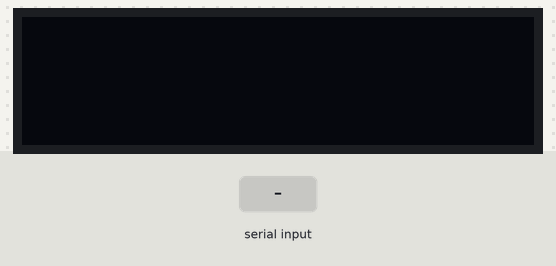
Simulated run of this sketch. Board: Arduino Uno, built with avr-gcc and run on an emulated ATmega328P. Parts: 128×32 one-colour display. Inputs (shaded band) come from the test bench. The display library's start-up logo is not drawn.

Above: at 5.2 s.
5.3 s: "1\n" received over Serial
At 6.5 s:
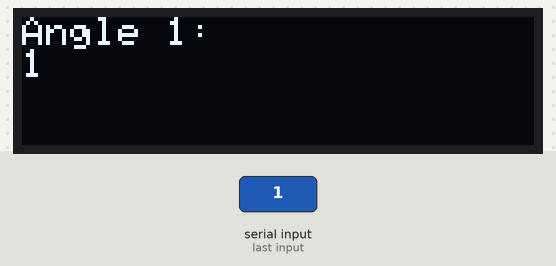
6.8 s: "0\n" received over Serial
At 7.7 s:
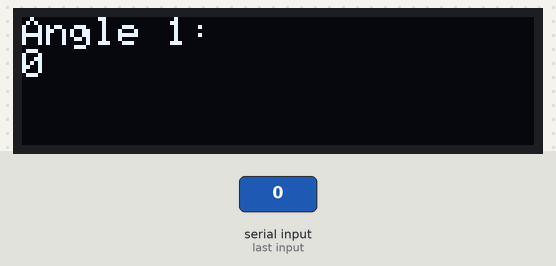
8.3 s: "2\n" received over Serial
At 8.8 s:
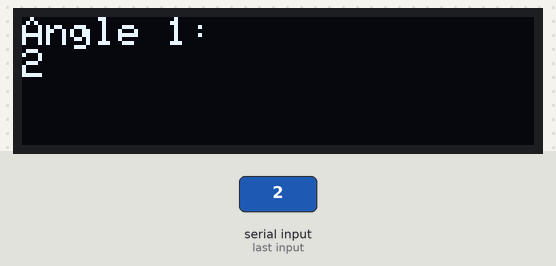
Timing chart, 0 to 11.3 s (numbered marks = the images above; inputs shaded):
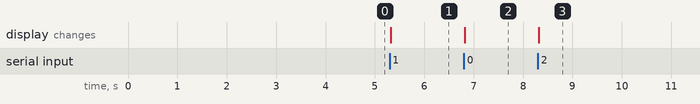

The sketch:

ssd1306_128x32_i2c_python_angle.ino
```cpp
#include <SPI.h> // SPI 라이브러리 포함
#include <Wire.h> // I2C 라이브러리 포함
#include <Adafruit_GFX.h> // Adafruit 그래픽 라이브러리 포함
#include <Adafruit_SSD1306.h> // Adafruit SSD1306 OLED 디스플레이 라이브러리 포함

#define SCREEN_WIDTH 128 // OLED 디스플레이의 너비를 128 픽셀로 정의
#define SCREEN_HEIGHT 32 // OLED 디스플레이의 높이를 32 픽셀로 정의

#define OLED_RESET     -1 // OLED 디스플레이의 리셋 핀을 정의하지 않음
#define SCREEN_ADDRESS 0x3C // OLED 디스플레이의 I2C 주소
Adafruit_SSD1306 display(SCREEN_WIDTH, SCREEN_HEIGHT, &Wire, OLED_RESET); // OLED 디스플레이 객체 생성

void setup() {
  Serial.begin(9600); // 시리얼 통신을 9600 baud로 시작

  if(!display.begin(SSD1306_SWITCHCAPVCC, SCREEN_ADDRESS)) { // 디스플레이 초기화 시도
    Serial.println(F("SSD1306 allocation failed")); // 디스플레이 초기화 실패 시 메시지 출력
    for(;;); // 무한 루프에 빠져 프로그램 중지
  }

  display.display(); // 디스플레이를 켜고 초기화 내용을 표시
  delay(2000); // 2초간 대기
  display.clearDisplay(); // 디스플레이 내용 지우기
  display.display(); // 디스플레이를 다시 켜기
  delay(2000); // 2초간 대기
}

void loop() {
  if (Serial.available() > 0) { // 시리얼 입력이 있는지 확인
    String angle = Serial.readStringUntil('\n'); // 시리얼 입력을 줄 단위로 읽기
    display.clearDisplay(); // 디스플레이 내용 지우기
    display.setTextSize(1); // 텍스트 크기를 1로 설정
    display.setTextColor(SSD1306_WHITE); // 텍스트 색상을 흰색으로 설정
    display.setCursor(0, 0); // 커서를 디스플레이의 시작 위치로 이동
    display.println("Angle 1:"); // "Angle 1:" 텍스트를 디스플레이에 출력
    display.setTextSize(1); // 텍스트 크기를 1로 설정 (다시 설정하는 이유는 크기를 변경할 수 있기 때문)
    display.println(angle); // 시리얼로 받은 각도 값을 디스플레이에 출력
    display.display(); // 디스플레이에 출력된 내용을 실제로 표시
    delay(10); // 10ms 대기
  }
}
```

Measured:
- after the input at 5.3 s, the display: changes at once (image 1)
- after the input at 6.8 s, the display: changes at once (image 2)
- after the input at 8.3 s, the display: changes at once (image 3)
